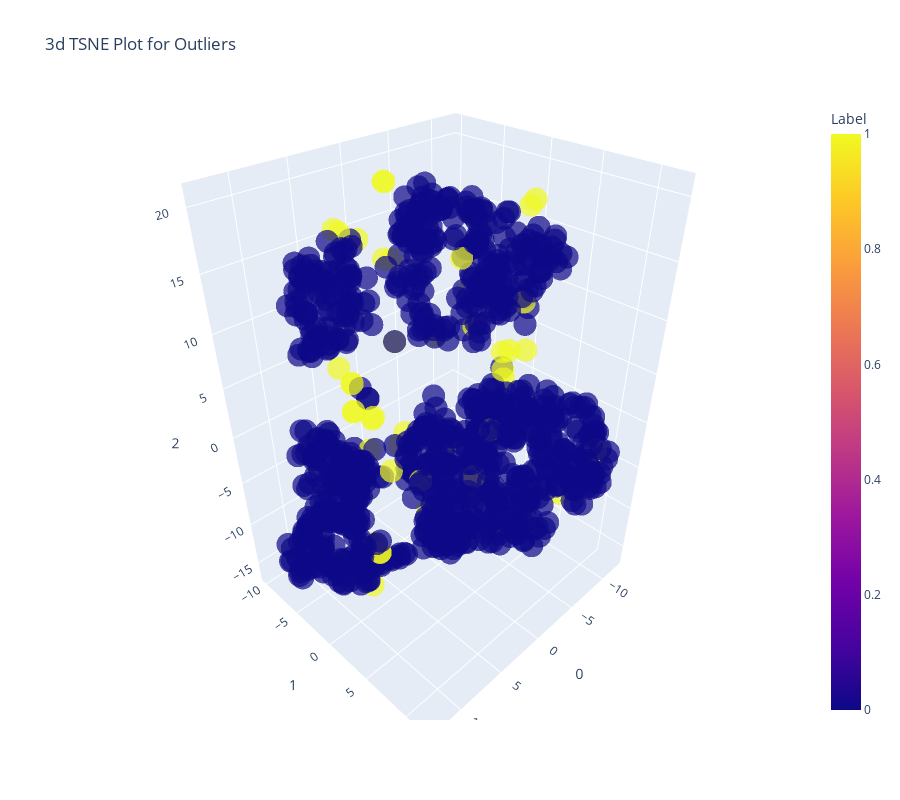

This figure's notebook cell:
### Code cell
plot_model(mcd)

### Figure 1 — Plotly figure (JSON) as saved in the notebook; plotly's stock layout.template omitted (floating-point values rounded to 4 significant figures; data arrays with more than 128 entries replaced by an {"elided": "..."} marker saying what was removed)
{"data": [{"customdata": {"elided": "1000x1 float values"}, "hovertemplate": "0=%{x}<br>1=%{y}<br>2=%{z}<br>Feature=%{customdata[0]}<br>Label=%{marker.color}<extra></extra>", "legendgroup": "", "marker": {"color": {"elided": "1000 int values"}, "coloraxis": "coloraxis", "opacity": 0.7, "symbol": "circle"}, "mode": "markers", "name": "", "scene": "scene", "showlegend": false, "type": "scatter3d", "x": {"elided": "1000 float values"}, "y": {"elided": "1000 float values"}, "z": {"elided": "1000 float values"}}], "layout": {"coloraxis": {"colorbar": {"title": {"text": "Label"}}, "colorscale": [[0, "#0d0887"], [0.1111, "#46039f"], [0.2222, "#7201a8"], [0.3333, "#9c179e"], [0.4444, "#bd3786"], [0.5556, "#d8576b"], [0.6667, "#ed7953"], [0.7778, "#fb9f3a"], [0.8889, "#fdca26"], [1, "#f0f921"]]}, "height": 800, "legend": {"tracegroupgap": 0}, "scene": {"domain": {"x": [0, 1], "y": [0, 1]}, "xaxis": {"title": {"text": "0"}}, "yaxis": {"title": {"text": "1"}}, "zaxis": {"title": {"text": "2"}}}, "title": {"text": "3d TSNE Plot for Outliers"}, "width": 900}}
